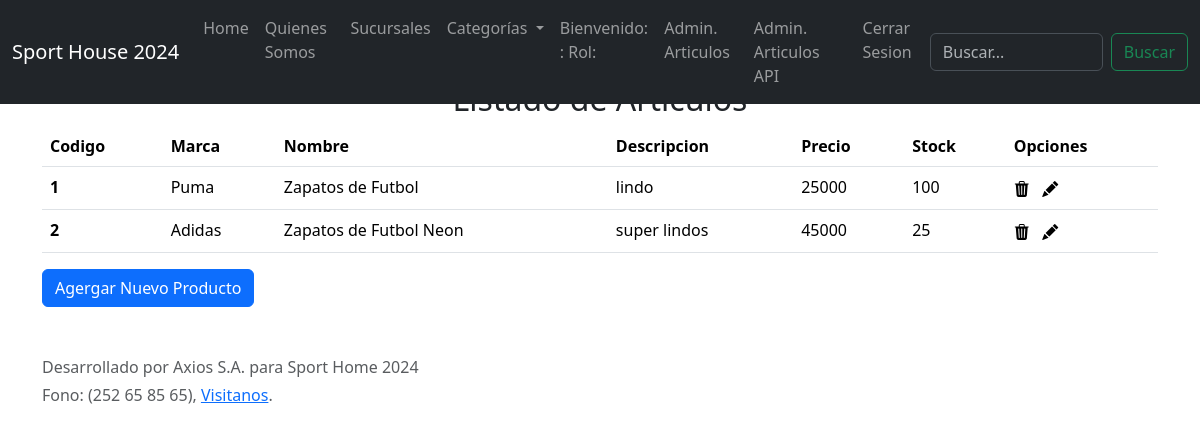
Page /articulos/ (signed in) on the earlier database version.
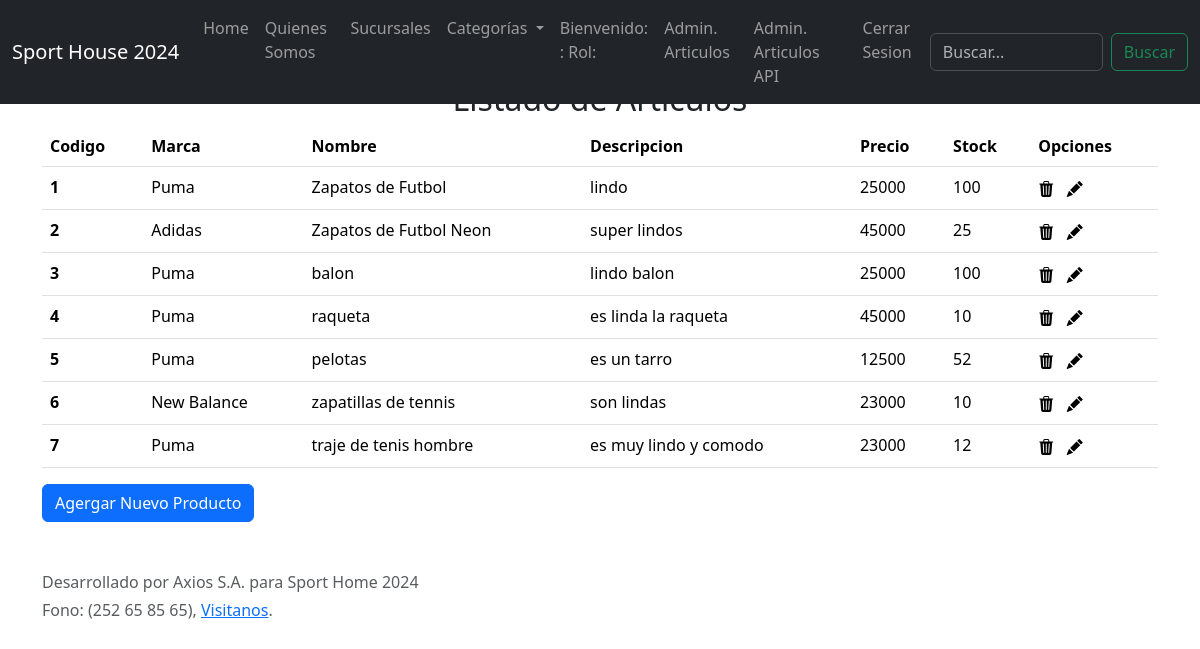
Same page on the later database version.
### web/models.py (models this page shows, shortened)
class Articulo(models.Model):
    id = models.AutoField(primary_key=True)
    marca =  models.ForeignKey(Marcas, on_delete=models.CASCADE)
    categoria = models.ForeignKey(Categoria, on_delete=models.CASCADE)
    nombre = models.CharField(max_length=200,null=False)
    imagen = models.ImageField(upload_to='fotos',default='fotos/no-disponible.jpg')
    description = models.TextField()
    precio = models.IntegerField()
    stock = models.IntegerField()

class Marcas(models.Model):
    nombre = models.CharField(max_length=200,primary_key=True)

### web/views.py (the view)
# urls.py: path('articulos/',articulos,name='ART'),
@login_required(login_url='/login/')
@permission_required('web.view_articulo',login_url='/login/')
def articulos(request):
    contexto={}
    articulos = Articulo.objects.all()
    categorias= Categoria.objects.all()
    contexto["items"]=articulos
    return render(request, 'admin/articulos.html',contexto)

### web/templates/admin/articulos.html (shortened to what this page needs)
{% extends 'core/base.html'%}
{% load static %}
{% block contenido %}
    <div class="container" style="margin-top:80px">
    <div style="text-align: center;margin: auto;"><h2>Listado de Articulos</h2></div>
        <table class="table">
            <thead>
              <tr>
                <th scope="col">Codigo</th>
                <th scope="col">Marca</th>
                <th scope="col">Nombre</th>
                <th scope="col">Descripcion</th>
                <th scope="col">Precio</th>
                <th scope="col">Stock</th>
                <th scope="col">Opciones</th>
              </tr>
            </thead>
            <tbody>
              {% for item in items %}
              <tr>
                <th scope="row">{{item.id}}</th>
                <td>{{item.marca.nombre}}</td>
                <td>{{item.nombre}}</td>
                <td>{{item.description}}</td>
                <td>{{item.precio}}</td>
                <td>{{item.stock}}</td>
                <td>
                    <i class="bi bi-trash3-fill" title="eliminar" onclick="eliminar({{item.id}})"></i>
                    <i class="bi bi-pencil-fill" title="modificar" onclick="modificar({{item.id}})"></i>
                </td>
              </tr>
              {% endfor %}
            </tbody>
          </table>
          <button type="button" onclick="ir()" class="btn btn-primary">Agergar Nuevo Producto</button>
    </div>
{% endblock contenido %}

Differences in the rows shown:
added Articulo: id "3", marca.nombre "Puma", nombre "balon", description "lindo balon", precio "25000", stock "100"
added Articulo: id "4", marca.nombre "Puma", nombre "raqueta", description "es linda la raqueta", precio "45000", stock "10"
added Articulo: id "5", marca.nombre "Puma", nombre "pelotas", description "es un tarro", precio "12500", stock "52"
added Articulo: id "6", marca.nombre "New Balance", nombre "zapatillas de tennis", description "son lindas", precio "23000", stock "10"
added Articulo: id "7", marca.nombre "Puma", nombre "traje de tenis hombre", description "es muy lindo y comodo", precio "23000", stock "12"
